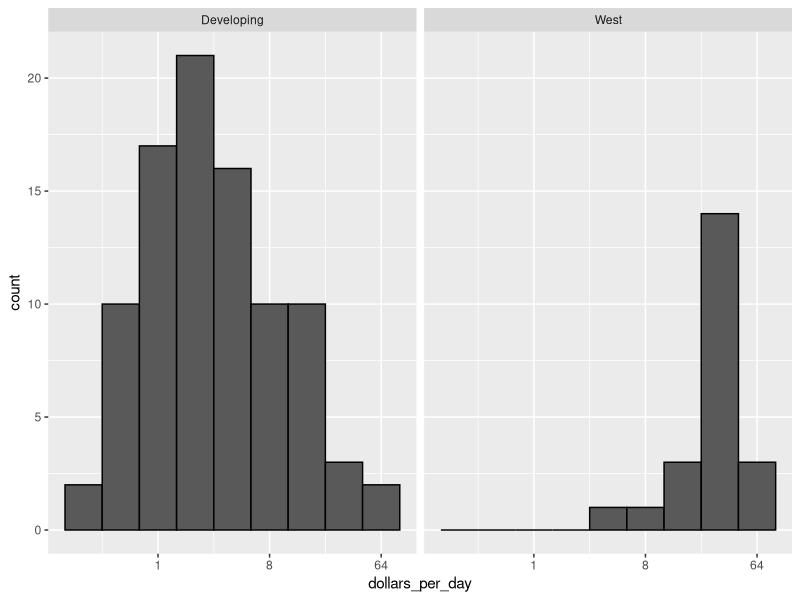
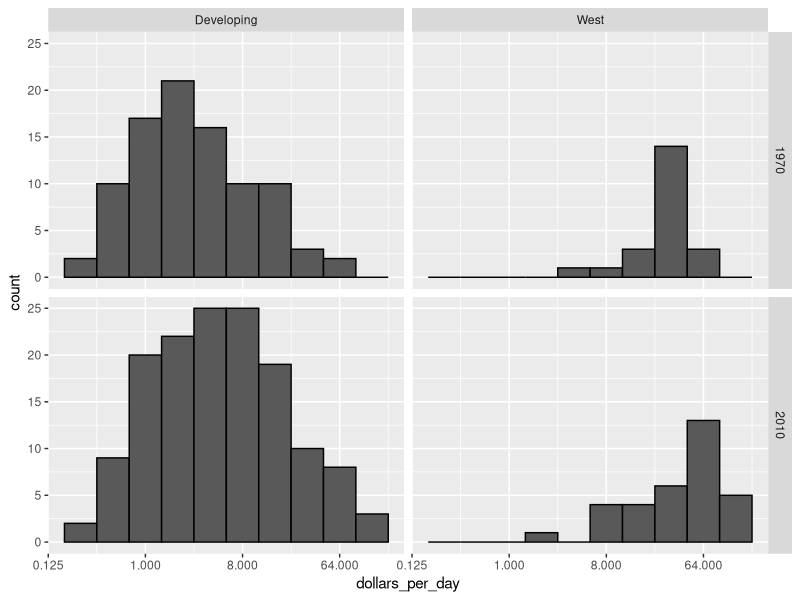
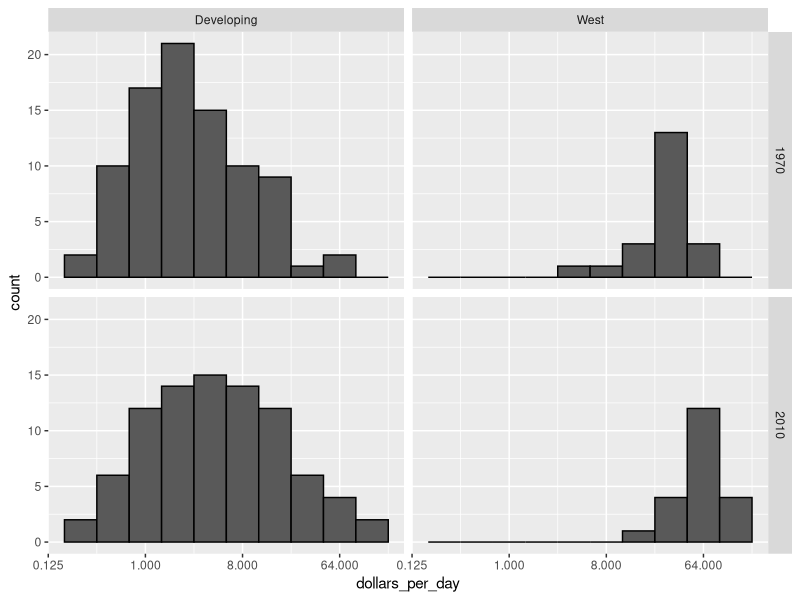
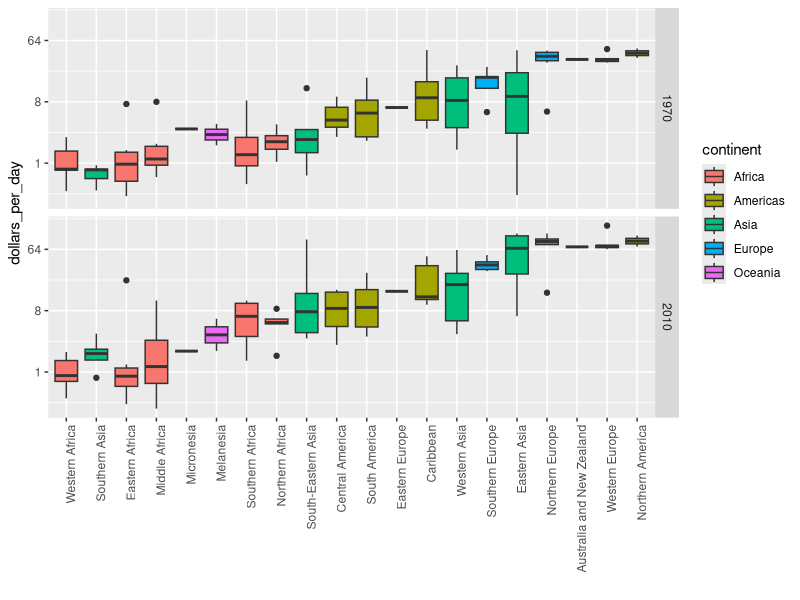
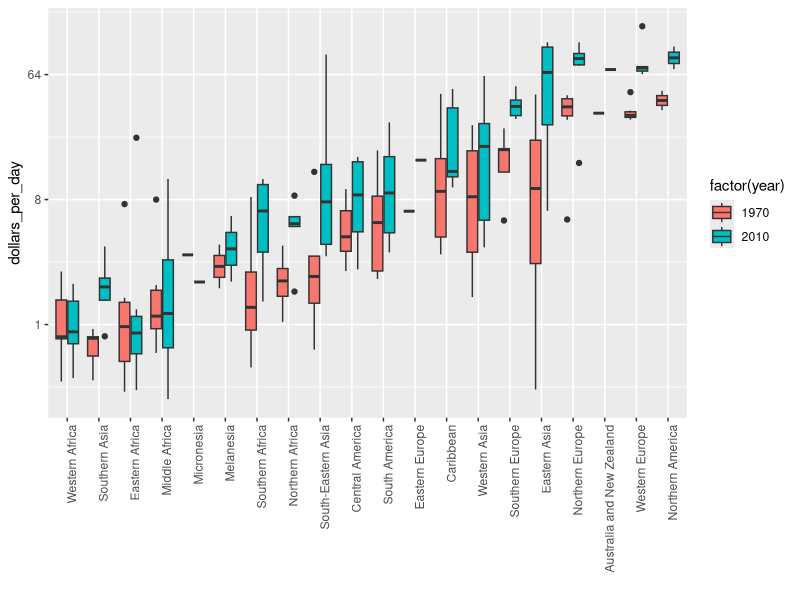

The R source for these figures, in order:
## The exploratory data analysis we have conducted has revealed two characteristics 
## about average income distributions in 1970. Using a histogram, we found a 
## bimodal distribution with the most relating to poor and rich countries.
## Then by stratifying by region and examining box plots, we found that the rich 
## countries were mostly in Europe and Northern America, along with Australia, 
## New Zealand, and then the poor countries were mostly in the rest of the world.

## So we are going to define a vector that defines the regions in the West.
west <- c("Western Europe", "Northern Europe", "Southern Europe", "Northern America", 
          "Australia and New Zealand")
## Now we want to focus on comparing the differences in distribution across time.
## We start by confirming that the bi-modality observed in 1970 is explained by a 
## west versus developing world economy. We do this by creating a histogram for the 
## groups previously defined. Note that we create the two groups with an if-else 
## inside a mutate and then use facet grid to make histograms for each group.
library(tidyverse)
library(dslabs)
data(gapminder)
gapminder <- gapminder %>%
  mutate(dollars_per_day = gdp/population/365)
past_year <- 1970
gapminder %>%
  filter(year == past_year & !is.na(gdp)) %>%
  mutate(group = ifelse(region %in% west, "West", "Developing")) %>%
  ggplot(aes(dollars_per_day)) +
  geom_histogram(binwidth = 1, color = "black") +
  scale_x_continuous(trans = "log2") +
  facet_grid(. ~ group)
## This shows that the countries in the West have higher incomes. The histogram is 
## shifted to the right. Countries in the developing world are shifted towards 
## the left. Now we're ready to see if the separation is worse today than it was 
## 40 years ago. We do this by now faceting by both region ie. the grooup and year
present_year <- 2010
gapminder %>%
  filter(year %in% c(past_year, present_year) & !is.na(gdp)) %>%
  mutate(group = ifelse(region %in% west, "West", "Developing")) %>%
  ggplot(aes(dollars_per_day)) +
  geom_histogram(binwidth = 1, color = "black") +
  scale_x_continuous(trans = "log2") +
  facet_grid(year ~ group)
## When we look at this figure, we can see that the developing world has shifted
## to the right more than the West. Meaning that it has gotten closer.
## The income distribution of the developing countries has gotten closer to those 
## from the west. Before we interpret the findings of this plot further, we note
## that there are more countries represented in the 2010 histograms than in the 
## 1970s ones. The total counts are larger. One reason for this is that several 
## countries were founded after 1970. For example, the Soviet Union turned into 
## several countries, including Russia and Ukraine during the '90s. Another reason
## is that data is available for more countries in 2010 compared to 1970.
## So we're going to remake the plots, but using only countries
## with data available for both years.
country_list_1 <- gapminder %>%
  filter(year == past_year & !is.na(dollars_per_day)) %>% .$country
country_list_2 <- gapminder %>%
  filter(year == present_year & !is.na(dollars_per_day)) %>% .$country
country_list <- intersect(country_list_1, country_list_2)
## So, now using only the countries present in both 1970 & 2010,
gapminder %>%
  filter(year %in% c(past_year, present_year) & country %in% country_list) %>%    # keep only selected countries
  mutate(group = ifelse(region %in% west, "West", "Developing")) %>%
  ggplot(aes(dollars_per_day)) +
  geom_histogram(binwidth = 1, color = "black") +
  scale_x_continuous(trans = "log2") +
  facet_grid(year ~ group)
## We now see that while the rich countries have become a bit richer percentage 
## wise, the poorer countries appear to have improved more. The histogram has 
## shifted more to the right than for the rich countries. In particular, we see 
## that the proportion of developing countries earning more than $16/day 
## increases substantially.

## To see which specific regions improve the most, we can remake the box plots 
## that we made earlier, but now adding 2010.
p <- gapminder %>%
  filter(year %in% c(past_year, present_year) & country %in% country_list) %>%
  mutate(region = reorder(region, dollars_per_day, FUN = median)) %>%
  ggplot() +
  theme(axis.text.x = element_text(angle = 90, hjust = 1)) +
  xlab("") + scale_y_continuous(trans = "log2")
p + geom_boxplot(aes(region, dollars_per_day, fill = continent)) +
  facet_grid(year ~ .)
## We use facet_grid to divide into 2010 and 1970.
## And we can see which countries have gone up more. Now these box plots, it's a 
## little bit hard to compare, because we're trying to compare box plots that are
## on top of each other. It's helpful to put them next to each other. So we're 
## going to learn to "ease the comparisons".
## Because we want to compare each region before and after, it would be convenient
## to have the 1970 box plot next to the 2010 box plot. In general, comparisons 
## are easier when data are plotted next to each other. So instead of faceting, 
## we keep the data from each year together. But ask ggplot plot to color or fill
## the box block depending on the year. ggplot automatically separates them and 
## puts the two box plots next to each other. This is very convenient. Because 
## year is a number, we turn it into a factor so that each is a category. This is 
## because ggplot automatically assigns a color to each level of a factor if we 
## assign that factor to the color argument.
p + geom_boxplot(aes(region, dollars_per_day, fill = factor(year)))
## And we can see which countries have improved the most.For example, 
## Eastern Asia went from way down around 8 all the way up almost to 64.
## And finally we point out that if what we are most interested in is in 
## comparing before and after values, it might make more sense to plot the 
## ratios, or differences in the log scale.
## (But, we're still not ready to learn the code that achieves this)
